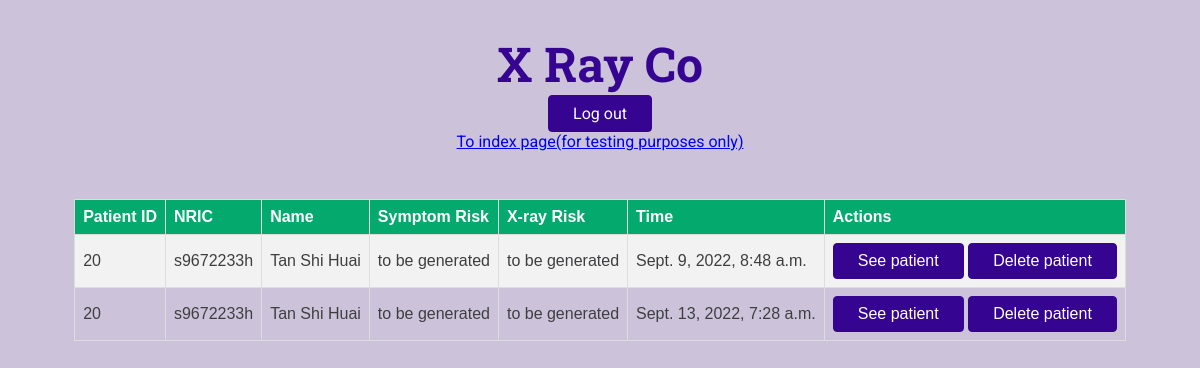
/DoctorHomepage/, run on the app's committed database.
### website/models.py (models this page shows, shortened)
class Diagnosis(models.Model):
    D_PatientID = models.OneToOneField(CaseReport, on_delete=models.CASCADE)
    D_DateTime = models.DateTimeField(auto_now=True)
    D_EmployeeID = models.ForeignKey(Employee, on_delete=models.CASCADE)
    D_SymptomRisk = models.CharField(max_length=30)
    D_XRayRisk = models.CharField(max_length=30)
    D_CovidDiagnosis = models.CharField(max_length=50, choices=COVID_CHOICES, default='positive')
    D_Medication = models.TextField(blank=True, null=True)
    D_dr_queue = models.BooleanField(default=True)
    D_xr_queue = models.BooleanField(default=False)

class CaseReport(models.Model):
    CR_PatientID = models.ForeignKey(Patient, on_delete=models.CASCADE)
    CR_DateTime = models.DateTimeField(auto_now=True)
    CR_Fever = models.BooleanField()
    CR_DryCough = models.BooleanField()
    CR_SoreThroat = models.BooleanField()
    CR_BreathingDifficulty = models.BooleanField()
    CR_OverseasTravel = models.BooleanField()
    CR_CloseContact = models.BooleanField()

class Patient(models.Model):
    P_NRIC = models.CharField(max_length=9)
    P_Name = models.CharField(max_length=100)
    P_Phone = models.IntegerField()
    P_Email = models.EmailField()
    P_slug = models.SlugField(blank=True, null=True)

### website/views.py (the view)
# urls.py: path('DoctorHomepage/', views.DoctorHomepage),
def DoctorHomepage(request):
    all_patients = Diagnosis.objects.all()
    context = {'all_patients': all_patients}
    return render(request, 'website/DoctorHomepage.html', context)

### website/templates/website/DoctorHomepage.html (shortened to what this page needs)
{% extends 'website/base/base.html' %}
{% block body %}
    <table class="content-table">
        <tr>
            <th>Patient ID</th>
            <th>NRIC</th>
            <th>Name</th>
            <th>Symptom Risk</th>
            <th>X-ray Risk</th>
            <th>Time</th>
            <th>Actions</th>
        </tr>
        {% for i in all_patients %}
            {% if i.D_dr_queue %}
            <tr>
                <td>{{i.D_PatientID.CR_PatientID.id}}</td>
                <td>{{i.D_PatientID.CR_PatientID.P_NRIC}}</td>
                <td>{{i.D_PatientID.CR_PatientID.P_Name}}</td>
                <td>{{i.D_SymptomRisk}}</td>
                <td>{{i.D_XRayRisk}}</td>
                <td>{{i.D_DateTime}}</td>
                <td>
                    <a href="/DoctorSeePatient/{{ i.D_PatientID.CR_PatientID.id }}"><button>See patient</button></a>
                    <a href= "/remove_from_dr_queue/{{ i.D_PatientID.CR_PatientID.id }}"><button>Delete patient</button></a>
                </td>
            </tr>
            {% endif %}
        {% endfor %}
    </table>
{% endblock %}

### website/static/website/styles/base.css (style rules this page uses)
* { box-sizing: border-box; }
body { font-family: 'Roboto', sans-serif; margin: 0; background-color: #ccc3db; color: #3e3e41; }
button, .btn { cursor: pointer; font: inherit; padding: 0.5rem 1.5rem; background-color: #350490; border: 1px solid #350490; color: white; border-radius: 4px; text-decoration: none; }

### website/templates/website/base/base.html (style rules this page uses)
.content-table { font-family: Arial, Helvetica, sans-serif; border-collapse: collapse; margin-left:auto; margin-right:auto; }
.content-table td, .content-table th { border: 1px solid #ddd; padding: 8px; }
.content-table tr:nth-child(even) { background-color: #f2f2f2; }
.content-table th { padding-top: 8px; padding-bottom: 8px; text-align: left; background-color: #04AA6D; color: white; }

### data on the page
Diagnosis: D_PatientID.CR_PatientID.id "20", D_PatientID.CR_PatientID.P_NRIC "s9672233h", D_PatientID.CR_PatientID.P_Name "Tan Shi Huai", D_SymptomRisk "to be generated", D_XRayRisk "to be generated", D_DateTime "Sept. 9, 2022, 8:48 a.m."
Diagnosis: D_PatientID.CR_PatientID.id "20", D_PatientID.CR_PatientID.P_NRIC "s9672233h", D_PatientID.CR_PatientID.P_Name "Tan Shi Huai", D_SymptomRisk "to be generated", D_XRayRisk "to be generated", D_DateTime "Sept. 13, 2022, 7:28 a.m."
